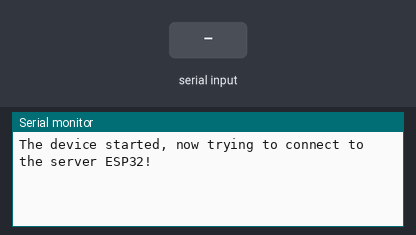
Bench run of a sketch on a simulated ESP32. Shown: the last lines printed to the serial monitor. The test bench sets the inputs (shaded band). Nothing arrives over Bluetooth unless stated.

Above: at 1.2 s.
1.3 s: "1" received over the second serial link
At 1.9 s:
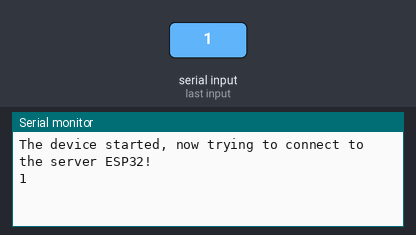
2.8 s: "0" received over the second serial link
At 3.4 s:
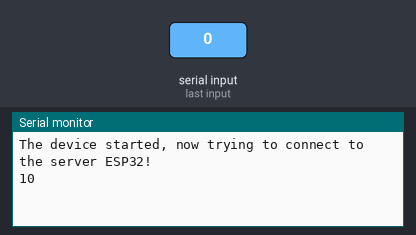

The sketch:

esp1.ino
```cpp
#include "BluetoothSerial.h"

#if !defined(CONFIG_BT_ENABLED) || !defined(CONFIG_BLUEDROID_ENABLED)
#error Bluetooth is not enabled! Please run `make menuconfig` to and enable it
#endif

BluetoothSerial SerialBT;
// String esp2_mac = "E4:65:B8:1D:AD:82"; // MAC address of the server ESP32
bool connect;

void setup() {
  connect = false;
  Serial.begin(115200);
  SerialBT.begin("ESP32_1", true); // Bluetooth device name for the client
  Serial.println("The device started, now trying to connect to the server ESP32!");
}

void loop() {
  // String mac = SerialBT.getBtAddressString();
  // Serial.println("MAC Address: " + mac);

  if (Serial.available()) {
    SerialBT.write(Serial.read());
  }
  if (SerialBT.available()) {
    Serial.write(SerialBT.read());
    // }
  }
  if (SerialBT.hasClient()) SerialBT.println("Charam2");
  delay(50);
}
```

Measured:
- after the input at 1.3 s, the serial monitor: prints a new line at once (image 1)
- after the input at 2.8 s, the serial monitor: prints a new line at once (image 2)
